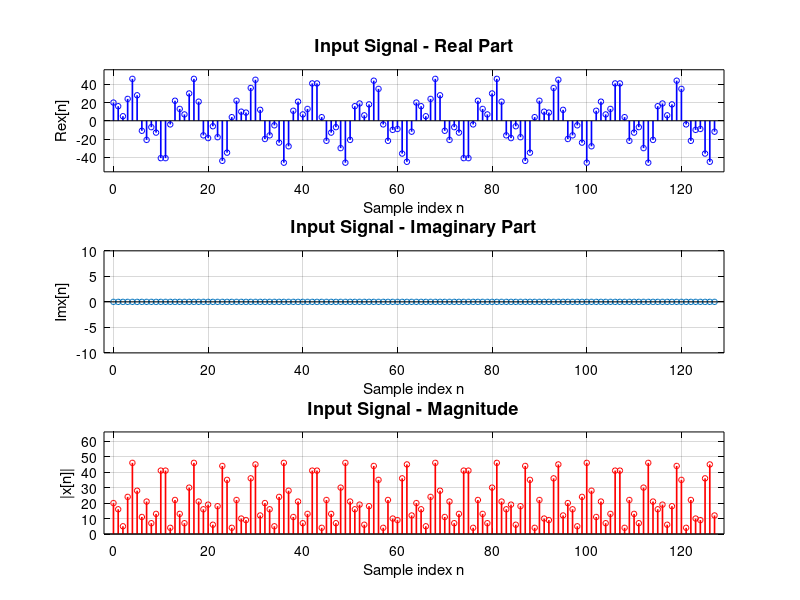

This chart was generated by the following MATLAB code: (Note: this script raises an error after producing the figure.)
%% =====================================================
%% FFT 128-POINT RADIX-2 DECIMATION-IN-FREQUENCY (DIF)
%% PHIÊN BẢN: TỰ ĐỘNG TẠO DỮ LIỆU + SO SÁNH HARDWARE
%% =====================================================
clear all; close all; clc;

%% Cấu hình chung
N = 128;                    
NUM_STAGES = log2(N);       
FIXED_POINT_BITS = 8;       

fprintf('========================================\n');
fprintf('  FFT 128-POINT DIF + HARDWARE COMPARE\n');
fprintf('========================================\n\n');

%% =====================================================
%% 1. ĐỌC DỮ LIỆU ĐẦU VÀO (XỬ LÝ LỖI FILE)
%% =====================================================
fprintf('[1/7] Đọc dữ liệu đầu vào...\n');
filename_input = 'fft_input_complex.txt';

if isfile(filename_input)
    fprintf('   ✓ Tìm thấy file "%s"\n', filename_input);
    fid = fopen(filename_input, 'r');
    input_data = fscanf(fid, '%d %d', [2, N])';
    fclose(fid);
    x_real = input_data(:, 1);
    x_imag = input_data(:, 2);
    x = x_real + 1i * x_imag;
else
    fprintf('   ⚠ Không tìm thấy file "%s"!\n', filename_input);
    fprintf('   → Tạo dữ liệu mẫu (Sóng sin + Nhiễu)...\n');
    
    % Tạo dữ liệu mẫu: Sóng 10Hz trộn với sóng 30Hz
    Fs = 128; 
    t = 0:N-1;
    sig = 30*sin(2*pi*10*t/Fs) + 20*cos(2*pi*30*t/Fs); 
    
    x_real = round(sig)'; 
    x_imag = zeros(N, 1);
    
    % Clamp 8-bit
    x_real = max(-128, min(127, x_real));
    x = x_real + 1i * x_imag;
end

fprintf('   ✓ Đã load %d điểm\n', length(x));
fprintf('   Range: Real [%d, %d], Imag [%d, %d]\n\n', ...
        min(x_real), max(x_real), min(x_imag), max(x_imag));

%% =====================================================
%% 2. TÍNH TWIDDLE FACTORS
%% =====================================================
fprintf('[2/7] Tính toán twiddle factors...\n');
W = exp(-1i * 2 * pi * (0:N/2-1) / N);
fprintf('   ✓ Tạo %d twiddle factors\n\n', length(W));

%% =====================================================
%% 3. THUẬT TOÁN FFT RADIX-2 DIF (CORE)
%% =====================================================
fprintf('[3/7] Tính toán FFT (DIF Algorithm)...\n');
X = x; % Bắt đầu với input tự nhiên

for stage = 1:NUM_STAGES
    % DIF: Khối to -> Khối nhỏ
    span = N / (2^stage); 
    num_blocks = 2^(stage-1);
    
    fprintf('   Stage %d/%d: span=%d, blocks=%d\n', stage, NUM_STAGES, span, num_blocks);
    
    for block = 0:num_blocks-1
        offset = block * 2 * span;
        for k = 0:span-1
            top = offset + k + 1;      
            bot = top + span;
            
            % --- CÁNH BƯỚM DIF ---
            % 1. Cộng/Trừ trước
            upper = X(top) + X(bot);
            lower = X(top) - X(bot);
            
            % 2. Nhánh dưới nhân W sau
            w_idx = k * (2^(stage-1)); 
            
            X(top) = upper;         
            X(bot) = lower * W(w_idx + 1); 
        end
    end
end
fprintf('   ✓ Hoàn thành FFT\n\n');

%% =====================================================
%% 4. BIT-REVERSAL ORDERING (ĐẦU RA)
%% =====================================================
fprintf('[4/7] Sắp xếp lại đầu ra (Bit-Reversal)...\n');
X_natural_order = zeros(N, 1);
for k = 0:N-1
    reversed_idx = bin2dec(fliplr(dec2bin(k, NUM_STAGES)));
    X_natural_order(reversed_idx + 1) = X(k + 1);
end
X = X_natural_order; 
fprintf('   ✓ Đã sắp xếp bit-reversal\n\n');

%% =====================================================
%% 5. MÔ PHỎNG FIXED-POINT ĐẦU RA
%% =====================================================
fprintf('[5/7] Chuyển đổi Fixed-Point 8-bit...\n');
X_scaled = X / N; % Scaling by 1/N
X_real_fp = round(real(X_scaled));
X_imag_fp = round(imag(X_scaled));

% Clamp 8-bit [-128, 127]
X_real_fp = max(-128, min(127, X_real_fp));
X_imag_fp = max(-128, min(127, X_imag_fp));

X_fixed_point = X_real_fp + 1i * X_imag_fp;
fprintf('   ✓ Output range: Real [%d, %d], Imag [%d, %d]\n\n', ...
        min(X_real_fp), max(X_real_fp), min(X_imag_fp), max(X_imag_fp));

%% =====================================================
%% 6. SO SÁNH VỚI HARDWARE OUTPUT
%% =====================================================
fprintf('[6/7] So sánh với Hardware Output...\n');
filename_hw = 'fft_output_complex.txt';

has_hw_data = false;

if isfile(filename_hw)
    fprintf('   ✓ Tìm thấy file "%s"\n', filename_hw);
    
    fid = fopen(filename_hw, 'r');
    hw_data = fscanf(fid, '%d %d', [2, N])';
    fclose(fid);
    
    hw_real = hw_data(:, 1);
    hw_imag = hw_data(:, 2);
    hw_complex = hw_real + 1i * hw_imag;
    
    has_hw_data = true;
    
    % Tính toán lỗi
    diff_real = X_real_fp - hw_real;
    diff_imag = X_imag_fp - hw_imag;
    
    max_error_real = max(abs(diff_real));
    max_error_imag = max(abs(diff_imag));
    mean_error_real = mean(abs(diff_real));
    mean_error_imag = mean(abs(diff_imag));
    
    num_perfect = sum((diff_real == 0) & (diff_imag == 0));
    error_indices = find((diff_real ~= 0) | (diff_imag ~= 0));
    
    % In kết quả so sánh
    fprintf('\n');
    fprintf('========================================\n');
    fprintf('  KẾT QUẢ SO SÁNH\n');
    fprintf('========================================\n');
    fprintf('Max error (Real)     : %d\n', max_error_real);
    fprintf('Max error (Imag)     : %d\n', max_error_imag);
    fprintf('Mean error (Real)    : %.3f\n', mean_error_real);
    fprintf('Mean error (Imag)    : %.3f\n', mean_error_imag);
    fprintf('Perfect matches      : %d/%d (%.1f%%)\n', num_perfect, N, 100*num_perfect/N);
    fprintf('Points with errors   : %d\n', length(error_indices));
    fprintf('========================================\n\n');
    
    % Đánh giá kết quả
    if max_error_real == 0 && max_error_imag == 0
        fprintf('✓✓✓ HOÀN HẢO! 100%% khớp với hardware!\n\n');
    elseif max_error_real <= 1 && max_error_imag <= 1
        fprintf('✓ XUẤT SẮC! Lỗi trong phạm vi ±1\n');
        fprintf('  Lỗi nhỏ này do:\n');
        fprintf('  - Sai khác quantization fixed-point\n');
        fprintf('  - Hardware dùng convergent rounding\n');
        fprintf('  - Twiddle factor quantization (12-14 bits)\n\n');
    else
        fprintf(' Có lỗi lớn hơn mong đợi\n\n');
    end
    
    % Chi tiết các điểm lỗi
    if ~isempty(error_indices) && length(error_indices) <= 25
        fprintf('Chi tiết các điểm lỗi:\n');
        fprintf('%-6s %-10s %-10s %-10s %-10s %-8s\n', ...
                'k', 'MAT Re', 'HW Re', 'MAT Im', 'HW Im', 'Error');
        fprintf('--------------------------------------------------------------\n');
        for i = 1:length(error_indices)
            k = error_indices(i) - 1;
            err = abs(diff_real(k+1)) + abs(diff_imag(k+1));
            fprintf('%-6d %-10d %-10d %-10d %-10d %-8d\n', k, ...
                    X_real_fp(k+1), hw_real(k+1), ...
                    X_imag_fp(k+1), hw_imag(k+1), err);
        end
        fprintf('\n');
    end
    
    % Lưu kết quả MATLAB
    fid = fopen('matlab_fft_output.txt', 'w');
    for k = 1:N
        fprintf(fid, '%4d %4d\n', X_real_fp(k), X_imag_fp(k));
    end
    fclose(fid);
    fprintf('   ✓ Đã lưu: matlab_fft_output.txt\n\n');
    
else
    fprintf('   Không tìm thấy file "%s"\n', filename_hw);
    fprintf('   → Bỏ qua so sánh hardware\n\n');
end

%% =====================================================
%% 7. VẼ ĐỒ THỊ (VISUALIZATION)
%% =====================================================
fprintf('[7/7] Tạo đồ thị...\n');

% ========== FIGURE 1: Input Signal ==========
figure('Position', [50, 50, 1400, 700], 'Color', 'w');

subplot(3,1,1);
stem(0:N-1, real(x), 'b', 'LineWidth', 1.2, 'MarkerSize', 4);
title('Input Signal - Real Part', 'FontSize', 13, 'FontWeight', 'bold', 'Color', 'k');
xlabel('Sample index n','Color', 'k'); ylabel('Re{x[n]}', 'Color', 'k');
set(gca,'XColor','k','YColor','k');
xlim([-2 N+1]); ylim([min(real(x))-10 max(real(x))+10]); grid on;

subplot(3,1,2);
stem(0:N-1, imag(x), 'Color', [0 0.7 0], 'LineWidth', 1.2, 'MarkerSize', 4);
title('Input Signal - Imaginary Part', 'FontSize', 13, 'FontWeight', 'bold', 'Color', 'k');
xlabel('Sample index n','Color', 'k'); ylabel('Im{x[n]}', 'Color', 'k');
set(gca,'XColor','k','YColor','k');
xlim([-2 N+1]); ylim([min(imag(x))-10 max(imag(x))+10]); grid on;

subplot(3,1,3);
stem(0:N-1, abs(x), 'r', 'LineWidth', 1.2, 'MarkerSize', 4);
title('Input Signal - Magnitude', 'FontSize', 13, 'FontWeight', 'bold', 'Color', 'k');
xlabel('Sample index n', 'Color', 'k'); ylabel('|x[n]|', 'Color', 'k');
set(gca,'XColor','k','YColor','k');
xlim([-2 N+1]); ylim([0 max(abs(x))+20]); grid on;

sgtitle('128-Point FFT Input (Time Domain)', 'FontSize', 15, 'FontWeight', 'bold', 'Color', 'k');

% ========== FIGURE 2: FFT Output Spectrum ==========
figure('Position', [100, 100, 1400, 700], 'Color', 'w');

output_mag = abs(X_fixed_point);

% Tìm đỉnh
threshold = 12;
peaks_idx = find(output_mag >= threshold);

subplot(2,1,1);
stem(0:N-1, output_mag, 'b', 'LineWidth', 1.2, 'MarkerSize', 4); hold on;
stem(peaks_idx-1, output_mag(peaks_idx), 'r', 'LineWidth', 1.5, ...
     'MarkerSize', 5, 'MarkerFaceColor', 'r');

% Gán nhãn cho các đỉnh
[~, sort_idx] = sort(output_mag, 'descend');
top_n = min(10, length(peaks_idx));
for i = 1:top_n
    k = sort_idx(i) - 1;
    if output_mag(k+1) >= threshold
        text(k, output_mag(k+1)+0.8, sprintf('k=%d', k), ...
             'FontSize', 9, 'HorizontalAlignment', 'center', ...
             'FontWeight', 'bold', 'Color', [0.6 0 0]);
    end
end

title('FFT Output - Magnitude Spectrum (DIF)', 'FontSize', 13, 'FontWeight', 'bold', 'Color', 'k');
xlabel('Frequency index k', 'Color', 'k'); ylabel('|X[k]|', 'Color', 'k');
set(gca,'XColor','k','YColor','k');
xlim([-2 N+1]); ylim([0 max(output_mag)*1.2]); grid on;
legend('All frequency bins', 'Dominant frequencies (≥12)', 'Location', 'northeast');

subplot(2,1,2);
output_phase = angle(X_fixed_point);
stem(0:N-1, output_phase, 'Color', [0.8 0.4 0], 'LineWidth', 1.2, 'MarkerSize', 4);
title('FFT Output - Phase Spectrum', 'FontSize', 13, 'FontWeight', 'bold', 'Color', 'k');
xlabel('Frequency index k', 'Color', 'k'); ylabel('Phase (radians)', 'Color', 'k');
set(gca,'XColor','k','YColor','k');
xlim([-2 N+1]); ylim([-pi-0.5 pi+0.5]); grid on;
yticks([-pi -pi/2 0 pi/2 pi]);
yticklabels({'-π', '-π/2', '0', 'π/2', 'π'});

sgtitle('128-Point FFT Output (Frequency Domain - DIF)', 'FontSize', 15, 'FontWeight', 'bold',  'Color', 'k');

% ========== FIGURE 3: Hardware Comparison (nếu có) ==========
if has_hw_data
    figure('Position', [150, 150, 1400, 900], 'Color', 'w');
    
    hw_mag = abs(hw_complex);
    
    % Real part comparison
    subplot(3,2,1);
    plot(0:N-1, hw_real, 'r-', 'LineWidth', 2); hold on;
    plot(0:N-1, X_real_fp, 'b--', 'LineWidth', 1.5);
    title('Real Part Comparison', 'FontSize', 12, 'FontWeight', 'bold',  'Color', 'k');
    xlabel('Frequency index k',  'Color', 'k'); ylabel('Re{X[k]}',  'Color', 'k');
    set(gca,'XColor','k','YColor','k');
    legend('Hardware', 'MATLAB DIF', 'Location', 'best');
    grid on; xlim([-2 N+1]);
    
    % Imaginary part comparison
    subplot(3,2,2);
    plot(0:N-1, hw_imag, 'r-', 'LineWidth', 2); hold on;
    plot(0:N-1, X_imag_fp, 'b--', 'LineWidth', 1.5);
    title('Imaginary Part Comparison', 'FontSize', 12, 'FontWeight', 'bold', 'Color', 'k');
    xlabel('Frequency index k', 'Color', 'k'); ylabel('Im{X[k]}', 'Color', 'k');
    set(gca,'XColor','k','YColor','k');
    legend('Hardware', 'MATLAB DIF', 'Location', 'best');
    grid on; xlim([-2 N+1]);
    
    % Real error
    subplot(3,2,3);
    stem(0:N-1, abs(diff_real), 'r', 'LineWidth', 1.2, 'MarkerSize', 4);
    title(sprintf('Real Part Error (Max=%d)', max_error_real), ...
          'FontSize', 12, 'FontWeight', 'bold', 'Color', 'k');
    xlabel('Frequency index k','Color', 'k'); ylabel('|Error|','Color', 'k');
    set(gca,'XColor','k','YColor','k');
    grid on; xlim([-2 N+1]);
    ylim([-0.5 max(max_error_real,1)+0.5]);
    
    % Imaginary error
    subplot(3,2,4);
    stem(0:N-1, abs(diff_imag), 'b', 'LineWidth', 1.2, 'MarkerSize', 4);
    title(sprintf('Imaginary Part Error (Max=%d)', max_error_imag), ...
          'FontSize', 12, 'FontWeight', 'bold','Color', 'k');
    xlabel('Frequency index k','Color', 'k'); ylabel('|Error|','Color', 'k');
    set(gca,'XColor','k','YColor','k');
    grid on; xlim([-2 N+1]);
    ylim([-0.5 max(max_error_imag,1)+0.5]);
    
    % Magnitude comparison
    subplot(3,2,5);
    plot(0:N-1, hw_mag, 'r-', 'LineWidth', 2); hold on;
    matlab_mag = abs(X_fixed_point);
    plot(0:N-1, matlab_mag, 'b--', 'LineWidth', 1.5);
    title('Magnitude Comparison', 'FontSize', 12, 'FontWeight', 'bold','Color', 'k');
    xlabel('Frequency index k','Color', 'k'); ylabel('|X[k]|','Color', 'k');
    set(gca,'XColor','k','YColor','k');
    legend('Hardware', 'MATLAB DIF', 'Location', 'best');
    grid on; xlim([-2 N+1]);
    
    % Error distribution histogram
    subplot(3,2,6);
    total_err = abs(diff_real) + abs(diff_imag);
    histogram(total_err, 'BinWidth', 1, 'FaceColor', [0.3 0.6 0.9], 'EdgeColor', 'k');
    title(sprintf('Error Distribution (%d points with errors)', length(error_indices)), ...
          'FontSize', 12, 'FontWeight', 'bold','Color', 'k');
    xlabel('Total error (|Re error| + |Im error|)','Color', 'k');
    ylabel('Number of frequency bins','Color', 'k');
    set(gca,'XColor','k','YColor','k');
    grid on;
    
    sgtitle(sprintf('Hardware vs MATLAB DIF: %.1f%% Match (%d/%d points)', ...
            100*num_perfect/N, num_perfect, N), ...
            'FontSize', 15, 'FontWeight', 'bold','Color', 'k');
end

fprintf('   ✓ Đã tạo %d đồ thị\n\n', 2 + has_hw_data);

%% =====================================================
%% 8. IN KẾT QUẢ DOMINANT FREQUENCIES
%% =====================================================
fprintf('========================================\n');
fprintf('  DOMINANT FREQUENCIES\n');
fprintf('========================================\n');
for i = 1:min(length(peaks_idx), 15)
    k = peaks_idx(i) - 1;
    fprintf('Bin k=%3d: Mag=%5.2f (Re=%4d, Im=%4d)\n', ...
        k, output_mag(peaks_idx(i)), X_real_fp(k+1), X_imag_fp(k+1));
end
fprintf('========================================\n\n');

fprintf('✓ ĐÃ CHẠY XONG!\n');
